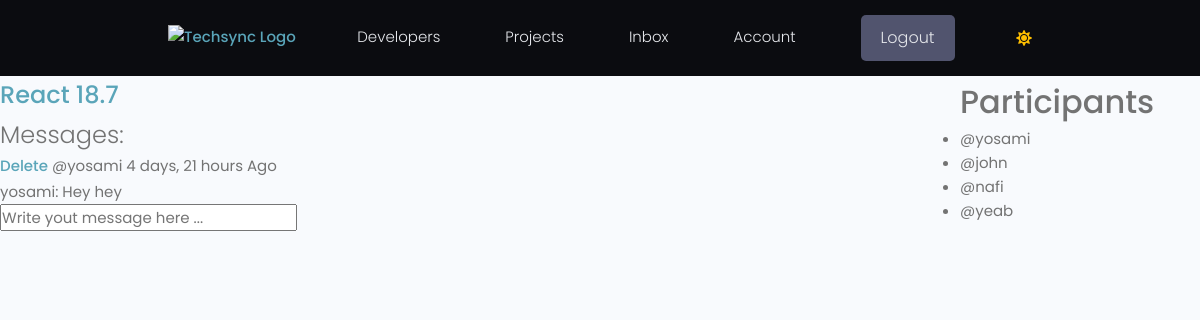
The app's page /group/room/b3bed85d-f897-4a14-8f68-aba06952d591/ (signed in), older data.
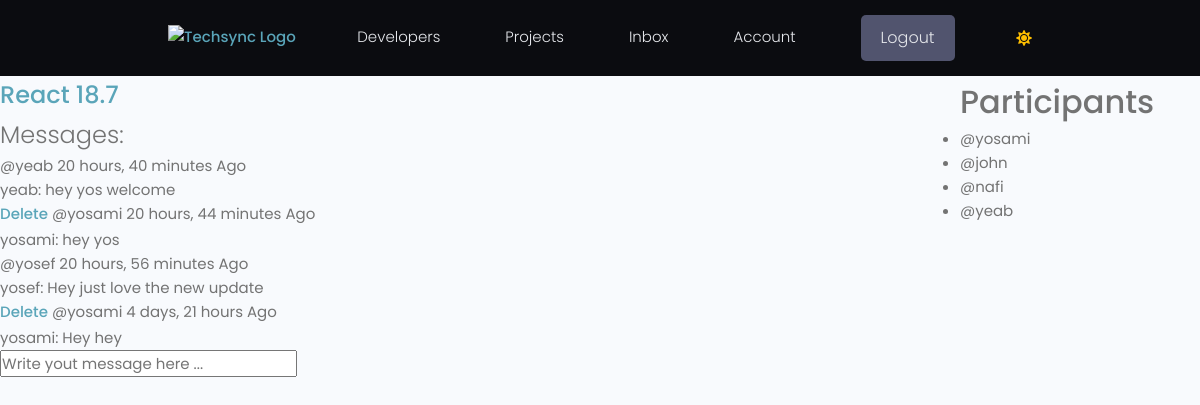
The same page, newer data.
### group/models.py (models this page shows, shortened)
class Message(models.Model):
    id = models.UUIDField(default=uuid.uuid4, primary_key=True, unique=True, editable=False, )
    user = models.ForeignKey(User, on_delete=models.CASCADE)
    room = models.ForeignKey(Room, on_delete=models.CASCADE)
    body = models.TextField()
    updated = models.DateTimeField(auto_now=True)
    created = models.DateTimeField(auto_now_add=True)
    class Meta:
        ordering = ['-updated', '-created']

### users/models.py (models this page shows)
class User(AbstractUser):
    email = models.EmailField(unique=True)
    is_recruiter = models.BooleanField(default=False)
    is_applicant = models.BooleanField(default=False)
    has_resume = models.BooleanField(default=False)
    has_company = models.BooleanField(default=False)

### group/views.py (the view, shortened to what this page needs)
# urls.py: path('room/<str:pk>/', views.room, name="room"),
@login_required(login_url='login')
def room(request, pk):
    room = Room.objects.get(id=pk)
    room_messages = room.message_set.all()
    participants = room.participants.all()
    context = {'room': room, 'room_messages': room_messages,
               'participants': participants}
    return render(request, 'group/room.html', context)

### templates/group/room.html (shortened to what this page needs)
{% extends "main/main.html" %}
{% block content %}
<div class="room-container">
    <div class="room-content">
        <h5><a href="room/{{room.id}}">{{room.name}}</a></h5>
        <h5>Messages:</h5>
        <ul>
            {% for message in room_messages %}
                {% if request.user == message.user %}
                    <a href="{%  url 'delete-message' message.id %}">Delete</a>
                {% endif %}
                <small>@{{message.user}} {{message.created|timesince}} Ago</small>
                <li>{{message.user.username}}: {{message.body}}</li>
            {% endfor %}
        </ul>
        {% if request.user.is_authenticated %}
            <div class="comment-form">
                <form method="POST" action="">
                    <input type='text' name="body" placeholder='Write yout message here ...'/>
                </form>
            </div>
        {% endif %}
    </div>
    <div class="participant-section">
        <h3>Participants</h3>
        <ul>
            {% for participant in participants %}
                <li>@{{ participant.username }}</li>
            {% endfor %}
        </ul>
    </div>
</div>
{% endblock content %}

Row changes from the older to the newer data that the page shows:
added Message: user "yeab", created "20 hours, 40 minutes", user.username "yeab", body "hey yos welcome"
added Message: shows "Delete", user "yosami", created "20 hours, 44 minutes", user.username "yosami", body "hey yos"
added Message: user "yosef", created "20 hours, 56 minutes", user.username "yosef", body "Hey just love the new update"
